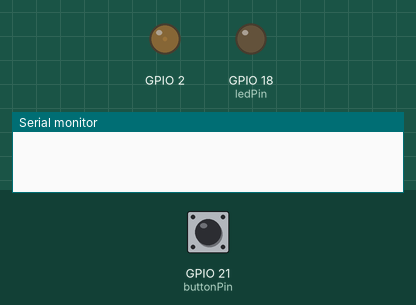
Recording of a program running on a simulated ESP32. Parts: output pins drawn as LEDs (lit = HIGH), the last lines printed to the serial monitor. The inputs (shaded band) are chosen by the test bench; at power-on: GPIO 21 (buttonPin) HIGH.

Above: at 1.27 s.
1.3 s: GPIO 21 (buttonPin) pulled LOW for 0.15 s
At 1.45 s:
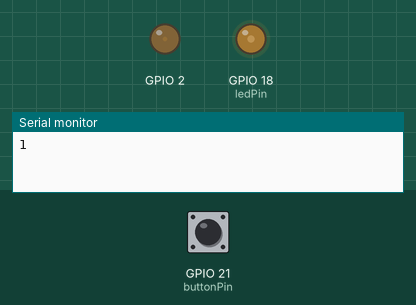
4.3 s: GPIO 21 (buttonPin) pulled LOW for 1 s
At 4.45 s:
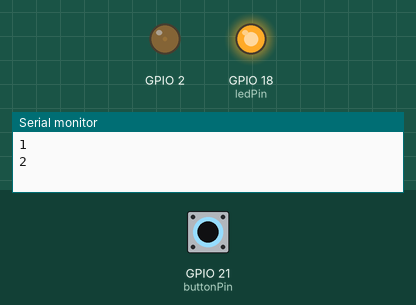
7.3 s: GPIO 21 (buttonPin) pulled LOW for 0.15 s
At 7.82 s:
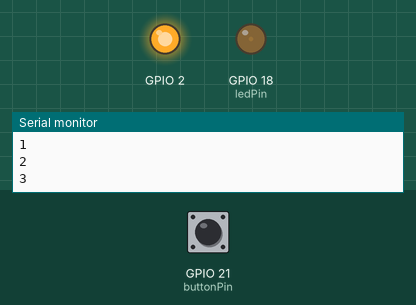
10.3 s: GPIO 21 (buttonPin) pulled LOW for 3.2 s
At 11.0 s:
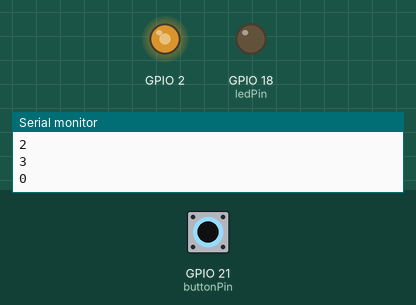
15.0 s: GPIO 21 (buttonPin) pulsed LOW 5 times (0.12 s each, 0.3 s apart)
At 15.7 s:
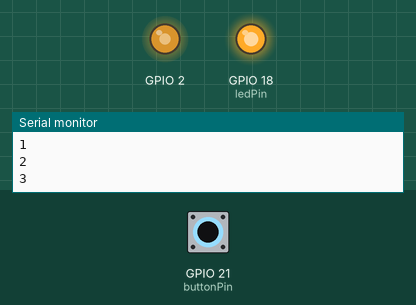
Timing chart, 0 to 19.0 s (numbered marks = the images above; inputs shaded):
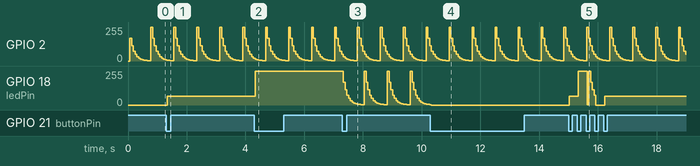

Measured:
- after the input at 1.3 s, GPIO 18 (ledPin): 0/255 → 64/255 at once
- after the input at 4.3 s, GPIO 18 (ledPin): 64/255 → 255/255 at once
- after the input at 7.3 s, GPIO 18 (ledPin): 255/255 → 170/255 at once, then repeats every 0.78 s: 113/255 0.06 s, 75/255 0.06 s, 50/255 0.06 s, 33/255 0.06 s, 22/255 0.06 s, 14/255 0.06 s, 9/255 0.06 s, 6/255 0.06 s, 4/255 0.06 s, 2/255 0.06 s, 1/255 0.06 s, 255/255 0.06 s, 170/255 0.06 s
- after the input at 10.3 s, GPIO 18 (ledPin): goes on until 10.3 s, then stays 0/255
- by itself, GPIO 2: repeats every 0.78 s: 50/255 0.06 s, 33/255 0.06 s, 22/255 0.06 s, 14/255 0.06 s, 9/255 0.06 s, 6/255 0.06 s, 4/255 0.06 s, 2/255 0.06 s, 1/255 0.06 s, 255/255 0.06 s, 170/255 0.06 s, 113/255 0.06 s, 75/255 0.06 s

The program:

main.cpp
```cpp
#include "esp32-hal.h"
#include <Arduino.h>
const int buttonPin = 21;
const int ledPin = 18;
const int builtinLed = 2;
const unsigned long debounceDelay = 30;
int lastReading = HIGH;
int buttonState = HIGH;
unsigned long lastDebounceTime = 0;
bool ledState = LOW;
unsigned int buttonPushCounter = 0;

volatile bool button_event = false;


void IRAM_ATTR handleint() {
  button_event = true;
  detachInterrupt(digitalPinToInterrupt(buttonPin));
}


typedef enum {
	MODE_OFF,
	MODE_DIM,
	MODE_FULL,
	MODE_BLINK
}LampMode;


void setup() {
  pinMode(buttonPin, INPUT_PULLUP);
  pinMode(ledPin, OUTPUT);
  digitalWrite(ledPin, ledState);
  Serial.begin(115200);
  // Initialize the states from the actual input.
  lastReading = digitalRead(buttonPin);
  buttonState = lastReading;
  lastDebounceTime = millis();

  lastReading = digitalRead(buttonPin);
  buttonState = lastReading;
  lastDebounceTime = millis();

  // Atasam intreruperea
  attachInterrupt(digitalPinToInterrupt(buttonPin), handleint, FALLING);
}


void blinkMe(int pin){

	static int milis_for_fade_out = 0;
	static int led_out_value = 255;

	int curr_milis = millis();
  if (curr_milis - 60 >= milis_for_fade_out){
    milis_for_fade_out = curr_milis;
    led_out_value /= 1.5;
    if (led_out_value <= 0 || led_out_value >= 255){
      led_out_value = 255;

    }
    analogWrite(pin, led_out_value);
  }
}

void blinkMe2(int pin){

	static int milis_for_fade_out = 0;
	static int led_out_value = 255;

	int curr_milis = millis();
  if (curr_milis - 60 >= milis_for_fade_out){
    milis_for_fade_out = curr_milis;
    led_out_value /= 1.5;
    if (led_out_value <= 0 || led_out_value >= 255){
      led_out_value = 255;

    }
    analogWrite(pin, led_out_value);
  }
}


void actionLedAccordingToLampState(LampMode lampmode, int pin){

	static LampMode lastLampMode = MODE_OFF;

	if(lampmode == MODE_BLINK)
		blinkMe2(pin);
	else if(lampmode != lastLampMode){
		switch(lampmode){
			case MODE_OFF:
				analogWrite(pin, 0);
				break;
			case MODE_DIM:
				analogWrite(pin, 64);
				break;
			case MODE_FULL:
				analogWrite(pin, 255);
				break;

			default:
				break;
		}

		lastLampMode = lampmode;
	}
}

LampMode LampModeInc(LampMode l){
	switch(l){
		case MODE_OFF:
			return MODE_DIM;
		case MODE_DIM:
			return MODE_FULL;
		case MODE_FULL:
			return MODE_BLINK;
	}

	return MODE_OFF;
}

LampMode GLOBAL_LAMP_MODE = MODE_OFF;


void loop() {

	blinkMe(builtinLed);

	actionLedAccordingToLampState(GLOBAL_LAMP_MODE, ledPin);

  unsigned long currentTime = millis();
  if(button_event){
    int reading = digitalRead(buttonPin);
    // Reset the timer whenever the raw input changes.
    if (reading != lastReading) {
      lastDebounceTime = currentTime;
    }
    // Accept a new state only after it remains stable.
    if (currentTime - lastDebounceTime >= debounceDelay) {
      if (reading != buttonState) {
        buttonState = reading;
        // Count only confirmed button presses.
        if (buttonState == LOW) {
          GLOBAL_LAMP_MODE = LampModeInc(GLOBAL_LAMP_MODE);
          Serial.println(GLOBAL_LAMP_MODE);
          ledState = !ledState;
        }else if(buttonState == HIGH){
          attachInterrupt(digitalPinToInterrupt(buttonPin), handleint, FALLING);
          button_event = false;
        }
      }
    }
    lastReading = reading;
  }

}
```
